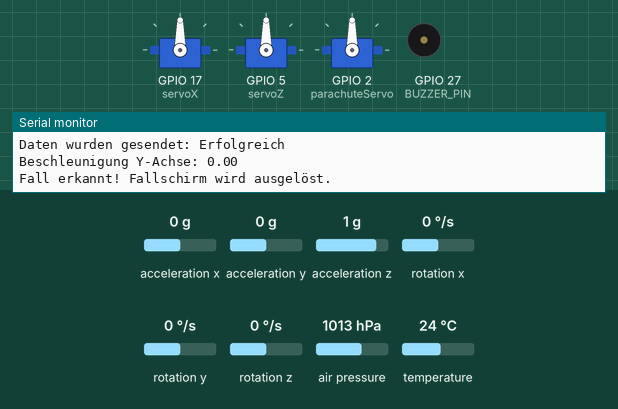
Simulated run of this sketch. Board: ESP32. On the bench: 3 × servo, buzzer (waves = sounding), the last lines printed to the serial monitor. Wiring (inferred from the names in the program): MPU-6050 motion sensor at I2C address 0x68. The inputs (shaded band) are chosen by the test bench; at power-on: rotation x 0 °/s, acceleration y 0 g, rotation z 0 °/s, acceleration x 0 g, acceleration z 1 g, rotation y 0 °/s, air pressure 1013 hPa, temperature 24 °C. Storage starts empty.

Above: at 6.6 s.
6.7 s: rotation x set to -192 °/s
At 9.9 s:
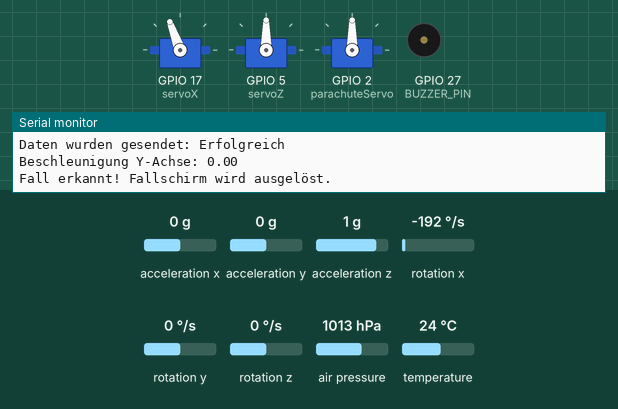
10.2 s: acceleration y set to 0.2 g
13.7 s: rotation z set to -100 °/s
At 14.49 s:
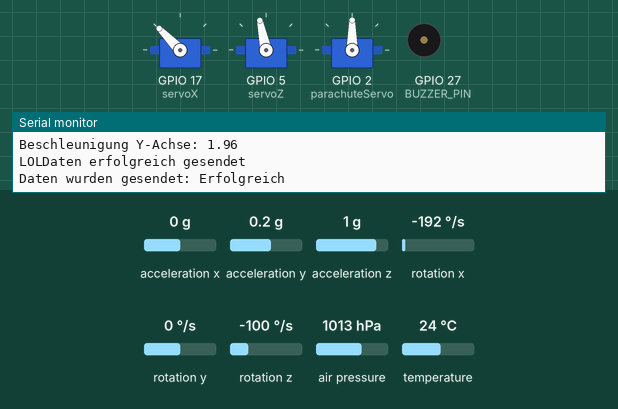
17.2 s: rotation x set to 192 °/s
At 17.42 s:
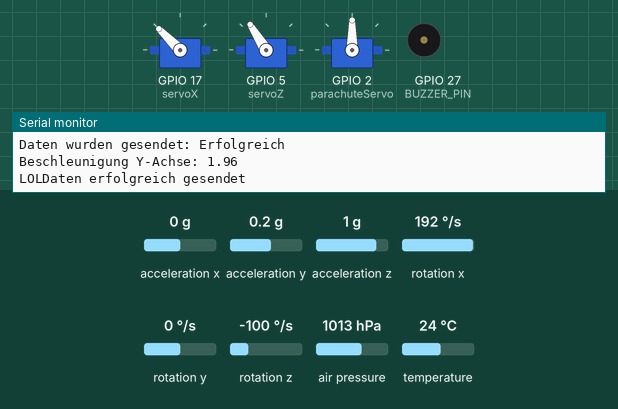
21.1 s: rotation z set to 100 °/s
At 21.34 s:
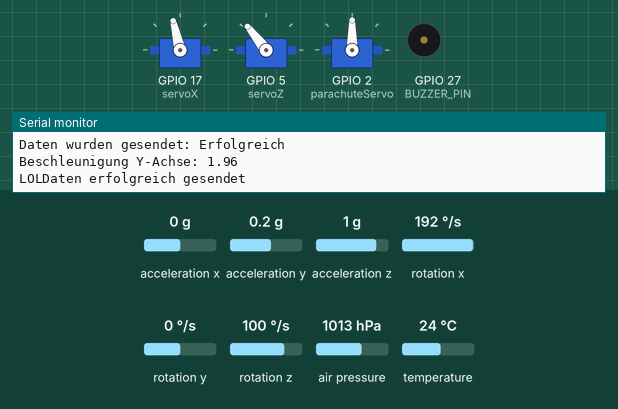
24.6 s: rotation z set to -192 °/s
Timing chart, 0 to 27.6 s (numbered marks = the images above; inputs shaded):
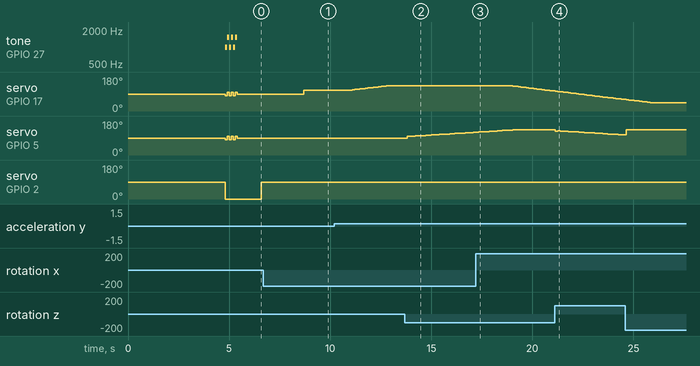

The sketch:

PIDGood11__1_.ino
```cpp
//--- Bibliotheken für Sensoren, Kommunikation und Servo-Steuerung ---
#include <Wire.h>
#include <Adafruit_MPU6050.h>
#include <Adafruit_BMP085.h>
#include <esp_now.h>
#include <WiFi.h>
#include <ESP32Servo.h>
#include <SD.h>
#include <SPI.h>


//--- Fallschirm-Auslöse Konstanten---

// Schwellenwerte für Erkennung des Liftoffs und des Falls
const float liftoffThreshold = 2.00;  // Beschleunigung für Start (z.B. 2g über der Schwerkraft)
const float fallThreshold = 0.50;     // Beschleunigung für Fall (z.B. -1g)

// Variable zur Statusüberwachung
bool liftoffDetected = false;
float lastAccelerationY = 0.0;  // Letzte Beschleunigung auf der Y-Achse


// --- Pins für SD-Kartenleser ---
#define CS_PIN 15
#define MOSI_PIN 23
#define CLK_PIN 18
#define MISO_PIN 19


// --- Pin für den Buzzer ---
#define BUZZER_PIN 27


// --- Sensor Objekte erstellen ---
Adafruit_MPU6050 mpu;
Adafruit_BMP085 bmp;


// --- Struktur für die zu sendenden Daten ---
typedef struct {
  float accelX, accelY, accelZ;
  float gyroX, gyroZ, gyroY; // Nur X- und Z-Achse für den TVC
  float temperature;
  float pressure;
  float altitude;
  float pidOutputX;
  float pidOutputZ;   // PID für Z-Achse
  float servoXPos;
  float servoZPos;    // Servo für Z-Achse
} SensorData;

SensorData sensorData;           // Variable für die Sensordaten


// --- MAC-Adresse des Empfängers ---
uint8_t broadcastAddress[] = {0xD0, 0xEF, 0x76, 0xEF, 0xCC, 0x64};

// --- Servo Objekte für TVC-Mount ---
Servo servoX;
Servo servoZ;  // Servo für Z-Achse

Servo parachuteServo;

//TESTCODE ACC BEFEHLE

// --- Struktur für empfangene Befehle ---
typedef struct {
  char command[16];  // Befehlsname (z.B. "Liftoff", "Abort")
  float value;       // Optionaler Wert für den Befehl
} CommandData;

CommandData receivedCommand; // Variable für empfangene Befehle

// --- Callback für Empfang von Daten ---
void OnDataReceived(const esp_now_recv_info_t *recv_info, const uint8_t *data, int len) {
  Serial.print("Daten empfangen von: ");
  for (int i = 0; i < 6; i++) {
    Serial.print(recv_info->src_addr[i], HEX);
    if (i < 5) Serial.print(":");
  }
  Serial.println();

  Serial.print("Datenlänge: ");
  Serial.println(len);

  Serial.print("Daten: ");
  for (int i = 0; i < len; i++) {
    Serial.print((char)data[i]);
  }
  Serial.println();
}


// --- PID-Parameter (können nach Bedarf angepasst werden) ---
float Kp = 5.0;  // Reduziertes Kp für sanftere Reaktionen
float Ki = 0.5;  // Niedriges Ki, um das Überschwingen zu reduzieren
float Kd = 1.0;  // Höheres Kd, um schneller auf Änderungen zu reagieren

// --- Variablen für PID-Steuerung der X- und Z-Achsen ---
float previousErrorX = 0, previousErrorZ = 0;
float integralX = 0, integralZ = 0;
float previousPIDOutputX = 0, previousPIDOutputZ = 0;

// --- Sollwerte für die Raketenstabilisierung ---
float targetAngleX = 0.0;
float targetAngleZ = 0.0;  // Sollwert für Z-Achse

// --- Variablen für Kalibrierung ---
float RateCalibrationRoll = 0.0, RateCalibrationPitch = 0.0, RateCalibrationYaw = 0.0;
int RateCalibrationNumber = 0;


// --- SD-Karten Initialisierung ---
bool initSD() {
  if (!SD.begin(CS_PIN)) {
    Serial.println("SD-Karteninitialisierung fehlgeschlagen!");
    return false;
  }
  File dataFile = SD.open("/SensorUndMessdaten.txt", FILE_WRITE);
  if (dataFile) {
    dataFile.println("Eintrag,AccelX,AccelY,AccelZ,GyroX,GyroY,GyroZ,Temperature,Pressure,Altitude,PID_X,PID_Y,ServoX,ServoY");
    dataFile.close();
  } else {
    Serial.println("Fehler beim Erstellen der Datei auf der SD-Karte");
    return false;
  }
  return true;
}

// --- Callback für Sendestatus ---
void OnDataSent(const uint8_t *mac_addr, esp_now_send_status_t status) {
  Serial.print("Daten wurden gesendet: ");
  Serial.println(status == ESP_NOW_SEND_SUCCESS ? "Erfolgreich" : "Fehlgeschlagen");
}

// --- Funktion zum Sammeln der Gyroskop-Signale ---
void gyro_signals() {
  Wire.beginTransmission(0x68);
  Wire.write(0x1A); // CONFIG register
  Wire.write(0x05); // Set to 5 for slight signal dampening
  Wire.endTransmission();

  Wire.beginTransmission(0x68);
  Wire.write(0x1B); // GYRO_CONFIG register
  Wire.write(0x08); // Set gyro sensitivity to ±500°/s
  Wire.endTransmission();

  Wire.beginTransmission(0x68);
  Wire.write(0x43); // GYRO_XOUT_H register (start of gyro data)
  Wire.endTransmission();

  Wire.requestFrom(0x68, 6); // Request 6 bytes of gyro data
  int16_t GyroX = Wire.read() << 8 | Wire.read();
  int16_t GyroY = Wire.read() << 8 | Wire.read();
  int16_t GyroZ = Wire.read() << 8 | Wire.read();

  sensorData.gyroX = (float)GyroX / 65.5 - RateCalibrationRoll;
  sensorData.gyroY = (float)GyroY / 65.5 - RateCalibrationPitch;
  sensorData.gyroZ = (float)GyroZ / 65.5 - RateCalibrationYaw;
}

// --- MPU6050 Kalibrierungsfunktion ---
void calibrateMPU6050() {
  RateCalibrationRoll = 0.0;
  RateCalibrationYaw = 0.0;
  for (RateCalibrationNumber = 0; RateCalibrationNumber < 2000; RateCalibrationNumber++) {
    gyro_signals();
    RateCalibrationRoll += sensorData.gyroX;
    RateCalibrationYaw += sensorData.gyroZ;
    delay(1);
  }
  RateCalibrationRoll /= 2000.0;
  RateCalibrationYaw /= 2000.0;
  Serial.println("MPU6050 Kalibrierung abgeschlossen.");
}

// --- Anpassung für Temperaturkonvertierung ---
float leseTemperaturAusMPU6050() {
  sensors_event_t a, g, temp;
  mpu.getEvent(&a, &g, &temp);
  return bmp.readTemperature();
}

// --- Setup-Funktion zur Initialisierung ---
void setup() {
  Serial.begin(115200);
  Wire.begin();

  if (!mpu.begin()) {
    Serial.println("MPU6050 nicht gefunden!");
    while (1);
  }

  if (!bmp.begin()) {
    Serial.println("BMP180 nicht gefunden!");
    while (1);
  }

  WiFi.mode(WIFI_STA);
  WiFi.disconnect();

  if (esp_now_init() != ESP_OK) {
    Serial.println("Fehler bei ESP-NOW Initialisierung");
    return;
  }
  esp_now_register_send_cb(OnDataSent);

    //rec
  esp_now_register_recv_cb(OnDataReceived);
  //done


  esp_now_peer_info_t peerInfo;
  memcpy(peerInfo.peer_addr, broadcastAddress, 6);
  peerInfo.channel = 0;
  peerInfo.encrypt = false;

  if (esp_now_add_peer(&peerInfo) != ESP_OK) {
    Serial.println("Fehler beim Hinzufügen des Peers");
    return;
  }

  if (!initSD()) {
    Serial.println("SD-Karte konnte nicht initialisiert werden.");
  }


  Serial.println("Setup abgeschlossen. Warten auf Liftoff...");

  INITSERVO();


  calibrateMPU6050();  // Führe die Kalibrierung aus

  parachuteServo.write(0);

  startupSequence();

}
void INITSERVO() {

  servoX.attach(17);
  servoZ.attach(5);
  parachuteServo.attach(2);

}

//--- Funktion zum Sammeln und Senden der Sensordaten ---
void sendeSensordaten() {
  sensors_event_t a, g, temp;
  mpu.getEvent(&a, &g, &temp);

  sensorData.accelX = a.acceleration.x;
  sensorData.accelY = a.acceleration.y;
  sensorData.accelZ = a.acceleration.z;
  sensorData.gyroX = g.gyro.x;
  sensorData.gyroY = g.gyro.y;
  sensorData.gyroZ = g.gyro.z;

  // Direkte Temperaturmessung vom BMP180 verwenden
  sensorData.temperature = bmp.readTemperature();

  // Verwende BMP180, um den Druck und die Höhe zu erfassen
  sensorData.pressure = bmp.readPressure();
  sensorData.altitude = bmp.readAltitude(101325); // Meereshöhe kalibriert
  // Prüfen, ob Druck normal ist
  if(sensorData.pressure < 10000) {
      Serial.println("Druckwert liegt unter 10000 Pa, bitte Sensor prüfen.");
  }

  esp_err_t result = esp_now_send(broadcastAddress, (uint8_t *)&sensorData, sizeof(sensorData));
  Serial.println(result == ESP_OK ? "Daten erfolgreich gesendet" : "Fehler beim Senden der Daten");
}

// --- Funktion zum Loggen der Daten auf die SD-Karte ---
void loggeDaten() {
  static int eintragNummer = 1;
  File dataFile = SD.open("/SensorUndMessdaten.txt", FILE_APPEND);
  if (dataFile) {
    dataFile.print(eintragNummer++); dataFile.print(",");
    dataFile.print(sensorData.accelX); dataFile.print(",");
    dataFile.print(sensorData.accelY); dataFile.print(",");
    dataFile.print(sensorData.accelZ); dataFile.print(",");
    dataFile.print(sensorData.gyroX); dataFile.print(",");
    dataFile.print(sensorData.gyroY); dataFile.print(",");
    dataFile.print(sensorData.gyroZ); dataFile.print(",");
    dataFile.print(sensorData.temperature); dataFile.print(",");
    dataFile.print(sensorData.pressure); dataFile.print(",");
    dataFile.print(sensorData.altitude); dataFile.print(",");
    dataFile.print(sensorData.pidOutputX); dataFile.print(",");
    dataFile.print(sensorData.pidOutputZ); dataFile.print(",");
    dataFile.print(sensorData.servoXPos); dataFile.print(",");
    dataFile.println(sensorData.servoZPos);
    dataFile.close();
  } else {
    Serial.println("Fehler beim Öffnen der Datei auf der SD-Karte!");
  }
}

// --- PID-Berechnungsfunktion ---
void calculatePID() {
  // Berechne den Fehler
  float errorX = targetAngleX - sensorData.gyroX;
  float errorZ = targetAngleZ - sensorData.gyroZ;

  // Berechne Integral
  integralX += errorX;
  integralZ += errorZ;

  // Berechne den Derivat
  float derivativeX = errorX - previousErrorX;
  float derivativeZ = errorZ - previousErrorZ;

  // PID-Ausgabe
  sensorData.pidOutputX = Kp * errorX + Ki * integralX + Kd * derivativeX;
  sensorData.pidOutputZ = Kp * errorZ + Ki * integralZ + Kd * derivativeZ;

  // Begrenze die PID-Ausgabe, um Überschwinger zu verhindern
  sensorData.pidOutputX = constrain(sensorData.pidOutputX, -45, 45); // Begrenze PID-Ausgabe auf ±45
  sensorData.pidOutputZ = constrain(sensorData.pidOutputZ, -45, 45);

  // Speichere Fehler für den nächsten Durchgang
  previousErrorX = errorX;
  previousErrorZ = errorZ;
  previousPIDOutputX = sensorData.pidOutputX;
  previousPIDOutputZ = sensorData.pidOutputZ;

  // Servo-Bewegung auf Basis der PID-Ausgabe
  sensorData.servoXPos = map(sensorData.gyroX, -500, 500, 0, 180) + sensorData.pidOutputX;
  sensorData.servoZPos = map(sensorData.gyroZ, -500, 500, 0, 180) + sensorData.pidOutputZ;

  servoX.write(sensorData.servoXPos);
  servoZ.write(sensorData.servoZPos);
}

// ---Startup-Sequenz-Funktion---
void startupSequence() {

    // Parachute-Servo an Pin D2
  // Initialposition des Servos

  // Kurze Bewegungen der Servos und Buzzer-Töne
  for (int i = 0; i < 3; i++) {
    servoX.write(80);   // Servo leicht nach links
    servoZ.write(80);   // Servo leicht nach unten
    tone(BUZZER_PIN, 1000, 100); // Buzzer-Piepton bei 1 kHz für 100 ms
    delay(100);

    servoX.write(100);  // Servo leicht nach rechts
    servoZ.write(100);  // Servo leicht nach oben
    tone(BUZZER_PIN, 1500, 100); // Buzzer-Piepton bei 1.5 kHz für 100 ms
    delay(100);
  }

  // Servos in die Startposition zurücksetzen
  servoX.write(90);
  servoZ.write(90);
  noTone(BUZZER_PIN);   // Buzzer-Ton ausschalten
}
//---Ab jetzt permamnent---
//testcode

int aCallCount = 0; // für fallschirmservo attach **


void a() {
  parachuteServo.attach(2);
  Serial.println("Funktion a() wurde aufgerufen.");
}


void loop() {
  static unsigned long lastDataSendTime = 0;
  static unsigned long lastDataLogTime = 0;

//---Sketchy but Working---
//Fallschirm Attach() Zähler logik
  unsigned long currentMillis = millis();

   if (aCallCount < 2) { // Überprüfen, ob a() weniger als zweimal aufgerufen wurde
    a();               // a() aufrufen
    aCallCount++;      // Zähler erhöhen
  }


  // Sende Sensordaten alle 100 ms (10 Mal pro Sekunde)
  if (currentMillis - lastDataSendTime >= 100) {
    sendeSensordaten();
    calculatePID();
    gyro_signals();      // Holen Sie sich die Gyroskopdaten für X und Z
    sensorData.temperature = leseTemperaturAusMPU6050();  // Temperatur vom Sensor auslesen
    lastDataSendTime = currentMillis;
  }

  // Logge Daten alle 25 ms (40 Mal pro Sekunde)
  if (currentMillis - lastDataLogTime >= 25) {
    loggeDaten();


    if (!liftoffDetected) {
    liftoffDetected = detectLiftoff();
    } else {
    deployingChutes();
    Serial.print("LOL");
      }

    lastDataLogTime = currentMillis;
  }


  delay(100);  // Leichte Verzögerung für Stabilität
}

// Funktion zur Erkennung des Liftoffs
bool detectLiftoff() {
  sensors_event_t a, g, temp;
  mpu.getEvent(&a, &g, &temp);

  // Ausgabe der Beschleunigungswerte zur Überprüfung
  Serial.print("Beschleunigung Y-Achse: ");
  Serial.println(a.acceleration.y);

  // Berechnung der Beschleunigung ohne Schwerkraft
  float accelY = a.acceleration.y - 9.81; // Schwerkraft subtrahieren

  // Ausgabe der korrigierten Y-Beschleunigung
  Serial.print("Korrigierte Y-Beschleunigung: ");
  Serial.println(accelY);

  // Prüfen auf schnelle Änderung in der Y-Beschleunigung
  if (abs(accelY) > liftoffThreshold && abs(accelY - lastAccelerationY) > 1.0) {  // Änderung der Beschleunigung
    Serial.println("Liftoff erkannt!");
    lastAccelerationY = accelY;  // Aktualisiere die letzte Beschleunigung
    delay(1000); // 5 Sekunden warten nach Starterkennung
    return true;
  }

  // Update der letzten Beschleunigung
  lastAccelerationY = accelY;
  return false;
}

// Funktion zum Auslösen des Fallschirms
void deployingChutes() {
  sensors_event_t a, g, temp;
  mpu.getEvent(&a, &g, &temp);

   //Ausgabe der Beschleunigungswerte zur Überprüfung
  Serial.print("Beschleunigung Y-Achse: ");
  Serial.println(a.acceleration.y);

  // Prüfen, ob die Y-Beschleunigung einen Fall anzeigt
  if (a.acceleration.y < fallThreshold) {
    Serial.println("Fall erkannt! Fallschirm wird ausgelöst.");
    parachuteServo.write(90);  // Servo um 90 Grad drehen
    delay(2000);               // Position für 2 Sekunden halten
  }
}
```

Measured:
- after the input at 6.7 s, servo on GPIO 17 (servoX): 90° → 110° after 2.0 s
- after the input at 13.7 s, servo on GPIO 5 (servoZ): 90° → 100° after 0.12 s, → 99° 0.13 s later, → 100° 0.13 s later, → 101° 0.13 s later, … (23 changes in this stretch)
- after the input at 17.2 s, servo on GPIO 17 (servoX): 134° → 135° at once, → 133° 1.7 s later, → 131° 0.13 s later, → 130° 0.13 s later, … (18 changes in this stretch)
- after the input at 21.1 s, servo on GPIO 5 (servoZ): 134° → 125° at once, → 128° 0.13 s later, → 127° 0.13 s later, → 126° 0.13 s later, … (24 changes in this stretch)
- by itself, servo on GPIO 17 (servoX), servo on GPIO 5 (servoZ): repeats every 0.20 s: 100° 0.10 s, 80° 0.10 s, until it stays 90° from 5.4 s
